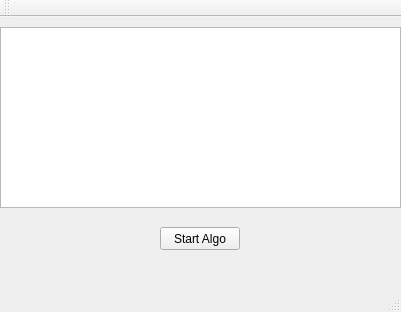
<?xml version="1.0" encoding="UTF-8"?>
<ui version="4.0">
 <class>MainWindow</class>
 <widget class="QMainWindow" name="MainWindow">
  <property name="geometry">
   <rect>
    <x>0</x>
    <y>0</y>
    <width>401</width>
    <height>312</height>
   </rect>
  </property>
  <property name="windowTitle">
   <string>MainWindow</string>
  </property>
  <widget class="QWidget" name="centralWidget">
   <widget class="QTextBrowser" name="textBrowser">
    <property name="geometry">
     <rect>
      <x>0</x>
      <y>10</y>
      <width>401</width>
      <height>181</height>
     </rect>
    </property>
   </widget>
   <widget class="QPushButton" name="pushButton">
    <property name="geometry">
     <rect>
      <x>160</x>
      <y>210</y>
      <width>80</width>
      <height>23</height>
     </rect>
    </property>
    <property name="text">
     <string>Start Algo</string>
    </property>
   </widget>
  </widget>
  <widget class="QMenuBar" name="menuBar">
   <property name="geometry">
    <rect>
     <x>0</x>
     <y>0</y>
     <width>401</width>
     <height>20</height>
    </rect>
   </property>
  </widget>
  <widget class="QToolBar" name="mainToolBar">
   <attribute name="toolBarArea">
    <enum>TopToolBarArea</enum>
   </attribute>
   <attribute name="toolBarBreak">
    <bool>false</bool>
   </attribute>
  </widget>
  <widget class="QStatusBar" name="statusBar"/>
 </widget>
 <layoutdefault spacing="6" margin="11"/>
 <resources/>
 <connections/>
</ui>
